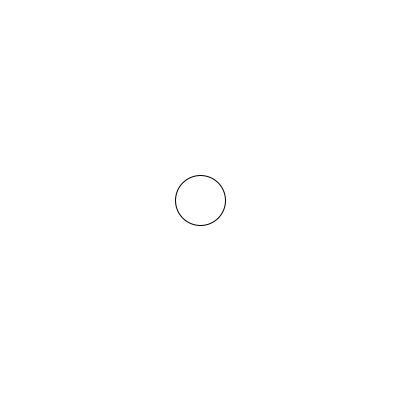
Frame 1 (no input)
Frame 60 (the mouse pressed at the canvas centre just before this capture): identical to frame 1, image omitted
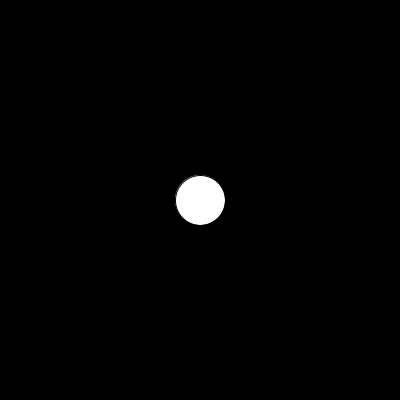
Frame 120 (the mouse held since frame 60 and released just before this capture)

The Processing sketch that drew these frames (run headless with seeded random() and noise(); from frame 60 on, the mouse is pressed at the canvas centre):

// Processing sketch: circle_mouse_interact
// ── circle_mouse_interact.pde
float bgcolor = 255;
float diam = 50;

void setup(){
 size(400, 400); 
  
}

void draw(){
 background(bgcolor); 
  
  ellipse(width/2, height/2, diam, diam);
  
  if(dist(mouseX, mouseY, width/2, height/2) > diam/2){
   bgcolor=255; 
  }else{
   bgcolor=0; 
  }
  
}
